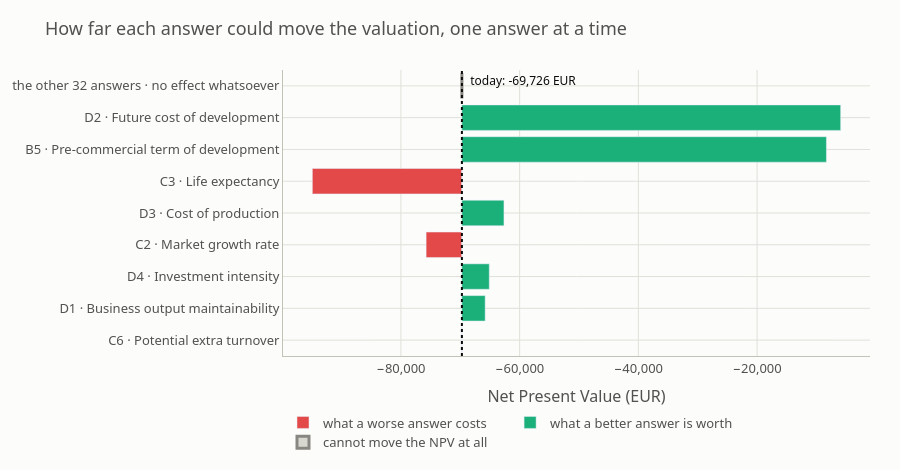

The notebook cell saved with this chart:
### Markdown cell above
---

## Step 3 — The tornado: how wide is each lever?

The classic picture. Each bar runs from the NPV you would get with this question's **worst**
answer to the NPV you would get with its **best**, everything else held still. The vertical
line is where the valuation stands today; the part of the bar to the left of it is what you
stand to lose, the part to the right is what you could still gain.

Sorted widest first, so the top bar is the answer this valuation is most sensitive to.

And at the bottom, the finding that matters most: **thirty-two of the forty questions have a
bar of exactly zero width.** They shape the profile and the conversation — legal status, claim
breadth, enforcement, strategy — and they change the number by nothing at all. Any tool that
lets a client believe otherwise is misleading them.

### Code cell
ORDER = list(reversed(levers))          # plotly draws the first row at the bottom
labels = [f"{r.question_id} &#183; {r.factor}" for r in ORDER]

fig_tornado = go.Figure()
fig_tornado.add_trace(go.Bar(
    y=labels, x=[r.current_npv - min(r.npv_by_score) for r in ORDER],
    base=[min(r.npv_by_score) for r in ORDER],
    orientation="h", name="what a worse answer costs",
    marker={"color": kit.PALETTE["investments"]},
    hovertemplate="down to %{base:,.0f} EUR<extra></extra>",
))
fig_tornado.add_trace(go.Bar(
    y=labels, x=[max(r.npv_by_score) - r.current_npv for r in ORDER],
    base=[r.current_npv for r in ORDER],
    orientation="h", name="what a better answer is worth",
    marker={"color": kit.PALETTE["efficiency"]},
    hovertemplate="up to %{x:,.0f} EUR more<extra></extra>",
))
fig_tornado.add_trace(go.Bar(
    y=["the other 32 answers &#183; no effect whatsoever"], x=[0], base=[value],
    orientation="h", name="cannot move the NPV at all",
    marker={"color": kit.PALETTE["inactive"], "line": {"width": 3, "color": kit.PALETTE["ink_muted"]}},
    hovertemplate="exactly 0 EUR<extra></extra>",
))
fig_tornado.add_vline(x=value, line={"color": kit.PALETTE["ink"], "width": 2, "dash": "dot"},
                      annotation_text=f"  today: {value:,.0f} EUR",
                      annotation_position="top right",
                      annotation_font={"color": kit.PALETTE["ink"], "size": 12})

fig_tornado.update_layout(
    **kit.CHART_LAYOUT, barmode="overlay", height=470,
    title="How far each answer could move the valuation, one answer at a time",
)
fig_tornado.update_xaxes(title="Net Present Value (EUR)", tickformat=",.0f")
fig_tornado.update_yaxes(title=None, automargin=True)
fig_tornado.show()

### Figure 1 — Plotly figure (JSON) as saved in the notebook; plotly's stock layout.template omitted (floating-point values rounded to 4 significant figures)
{"data": [{"base": [-69740.0, -69730.0, -69730.0, -75750.0, -69730.0, -94920.0, -69730.0, -69730.0], "hovertemplate": "down to %{base:,.0f} EUR<extra></extra>", "marker": {"color": "#e34948"}, "name": "what a worse answer costs", "orientation": "h", "type": "bar", "x": [16.78, 0, 0, 6027.0, 0, 25190.0, 0, 0], "y": ["C6 &#183; Potential extra turnover", "D1 &#183; Business output maintainability", "D4 &#183; Investment intensity", "C2 &#183; Market growth rate", "D3 &#183; Cost of production", "C3 &#183; Life expectancy", "B5 &#183; Pre-commercial term of development", "D2 &#183; Future cost of development"]}, {"base": [-69730.0, -69730.0, -69730.0, -69730.0, -69730.0, -69730.0, -69730.0, -69730.0], "hovertemplate": "up to %{x:,.0f} EUR more<extra></extra>", "marker": {"color": "#1baf7a"}, "name": "what a better answer is worth", "orientation": "h", "type": "bar", "x": [0, 3915.0, 4606.0, 0, 7083.0, 0, 61410.0, 63800.0], "y": ["C6 &#183; Potential extra turnover", "D1 &#183; Business output maintainability", "D4 &#183; Investment intensity", "C2 &#183; Market growth rate", "D3 &#183; Cost of production", "C3 &#183; Life expectancy", "B5 &#183; Pre-commercial term of development", "D2 &#183; Future cost of development"]}, {"base": [-69730.0], "hovertemplate": "exactly 0 EUR<extra></extra>", "marker": {"color": "#d8d7d0", "line": {"color": "#898781", "width": 3}}, "name": "cannot move the NPV at all", "orientation": "h", "type": "bar", "x": [0], "y": ["the other 32 answers &#183; no effect whatsoever"]}], "layout": {"annotations": [{"font": {"color": "#0b0b0b", "size": 12}, "showarrow": false, "text": "  today: -69,726 EUR", "x": -69730.0, "xanchor": "left", "xref": "x", "y": 1, "yanchor": "top", "yref": "y domain"}], "barmode": "overlay", "font": {"color": "#52514e", "family": "system-ui, -apple-system, Segoe UI, sans-serif", "size": 13}, "height": 470, "legend": {"orientation": "h", "x": 0, "y": -0.18}, "margin": {"b": 60, "l": 70, "r": 30, "t": 70}, "paper_bgcolor": "#fcfcfb", "plot_bgcolor": "#fcfcfb", "shapes": [{"line": {"color": "#0b0b0b", "dash": "dot", "width": 2}, "type": "line", "x0": -69730.0, "x1": -69730.0, "xref": "x", "y0": 0, "y1": 1, "yref": "y domain"}], "title": {"text": "How far each answer could move the valuation, one answer at a time"}, "xaxis": {"gridcolor": "#e1e0d9", "linecolor": "#c3c2b7", "tickformat": ",.0f", "title": {"text": "Net Present Value (EUR)"}, "zeroline": false}, "yaxis": {"automargin": true, "gridcolor": "#e1e0d9", "linecolor": "#c3c2b7", "title": {}, "zeroline": false}}}
